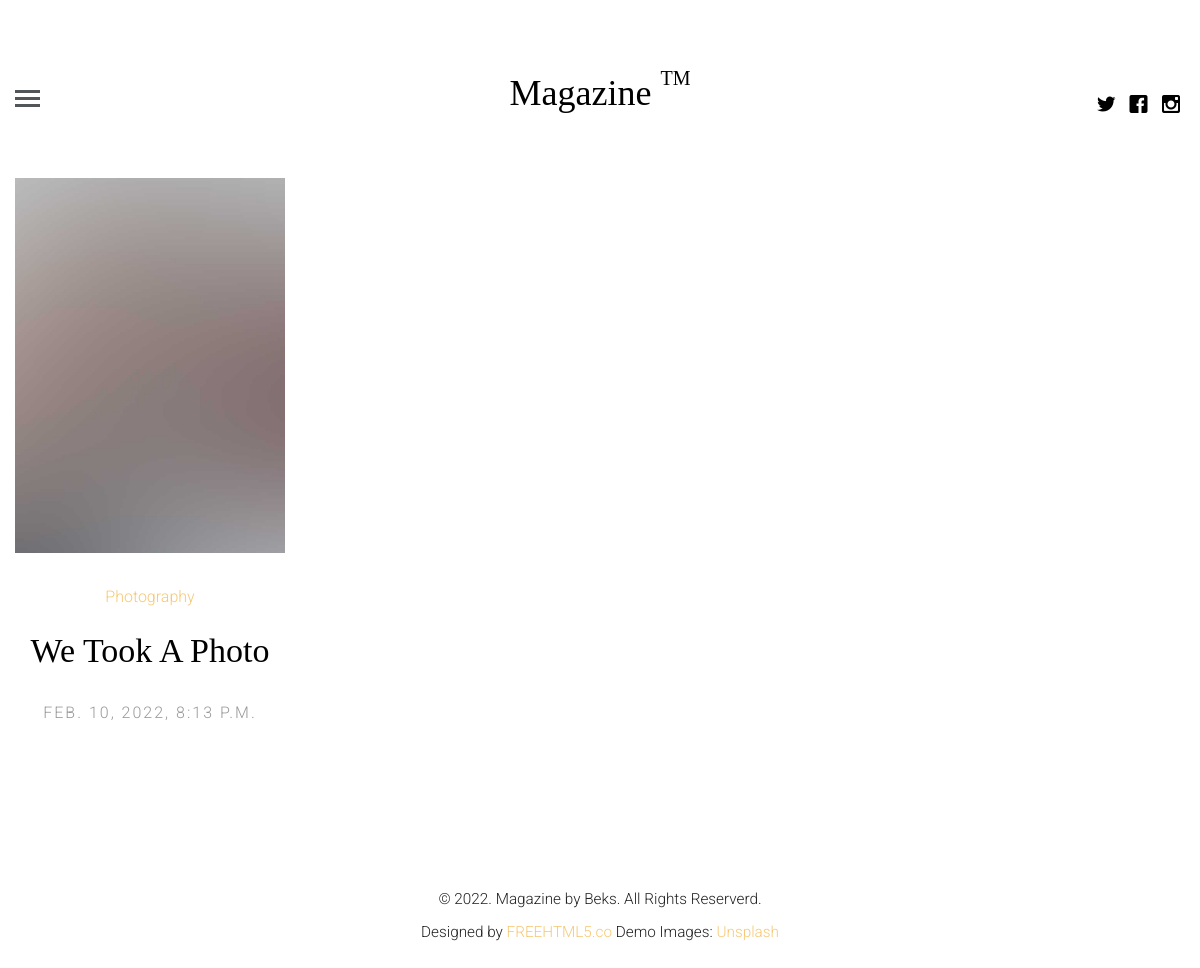
Screenshot of /category/3/ with the database file from the repository.
### apps/articles/models.py (models this page shows, shortened)
class Article(models.Model):
    title = models.CharField(max_length=255)
    description = models.TextField(verbose_name='Описание')
    category = models.ForeignKey(to=ArticleCategory, on_delete=models.CASCADE,
                                 related_name='articles')  # related_name - для обращения из категории к публикациям
    created_at = models.DateTimeField(default=timezone.now())
    updated_at = models.DateTimeField(default=timezone.now())
    class Meta:
        verbose_name = 'Публикация'
        verbose_name_plural = 'Публикации'

class ArticleCategory(models.Model):
    title = models.CharField(max_length=100, unique=True)
    class Meta:
        verbose_name = 'Категории'  # эти названия будут показывать в админ панели
        verbose_name_plural = 'Категории'

### apps/articles/views.py (the view)
# urls.py: path('category/<int:category_pk>/', ArticleCategoryDetailListView.as_view(), name='category-url'),
class ArticleCategoryDetailListView(generic.TemplateView):
    template_name = 'category-single.html'
    def get_context_data(self, **kwargs):
        context = dict()
        context['category_list'] = ArticleCategory.objects.all()
        category_pk = kwargs['category_pk']
        context['article_list'] = Article.objects.filter(category_id=category_pk)
        return context

### templates/category-single.html
{% extends "base.html" %}
{% load static %}
{% block content %}
	<div class="container-fluid" >
		<div class="row fh5co-post-entry">
			{% for article in article_list %}
			<article class="col-lg-3 col-md-3 col-sm-3 col-xs-6 col-xxs-12 animate-box">
				<figure>
					<a href="{% url 'article-detail-url' article.id %}"><img src="{% static 'images/pic_1.jpg' %}" alt="Image" class="img-responsive"></a>
				</figure>
				<span class="fh5co-meta"><a href="{% url 'article-detail-url' article.id %}">{{article.category.title}}</a></span>
				<h2 class="fh5co-article-title"><a href="{% url 'article-detail-url' article.id %}">{{article.title}}</a></h2>
				<span class="fh5co-meta fh5co-date">{{article.created_at}}</span>
			</article>
			{% endfor %}
		</div>
	</div>
{% endblock %}

### assets/css/style.css (style rules this page uses)
html { background: #fff; }
body { font-family: "Roboto", arial, sans-serif; font-size: 18px; font-weight: 300; line-height: 1.8; color: #222; background: #fff; }
a { color: #f7c873; -webkit-transition: 0.5s; -o-transition: 0.5s; transition: 0.5s; }
h1, h2, h3, h4, h5, h6 { font-family: "Playfair Display", times, serif; color: #000; }
.fh5co-post-entry article { text-align: center; float: left; margin-bottom: 110px; padding-left: 3em; padding-right: 3em; }
@media screen and (max-width: 1200px) { .fh5co-post-entry article { margin-bottom: 80px; padding-left: 15px; padding-right: 15px; } }
.fh5co-post-entry article a img { opacity: 1; -webkit-transition: 0.5s; -o-transition: 0.5s; transition: 0.5s; }
.fh5co-post-entry article figure { margin-bottom: 30px; }
.fh5co-post-entry article h2 { font-family: "Playfair Display", times, serif; font-size: 34px; color: #000; margin-bottom: 30px; }
.fh5co-post-entry article h2 a { color: #000; }
.fh5co-post-entry article .fh5co-meta { font-size: 16px; font-family: "Roboto", arial, sans-serif; color: #999999; margin-bottom: 20px; display: block; }
.fh5co-post-entry article .fh5co-meta.fh5co-date { text-transform: uppercase; letter-spacing: 2px; }
.js .to-animate, .js .to-animate-2, .js .animate-box { opacity: 0; }

### rows the page displays
Article: category "Photography", title "We Took A Photo", created_at "FEB. 10, 2022, 8:13 P.M."
